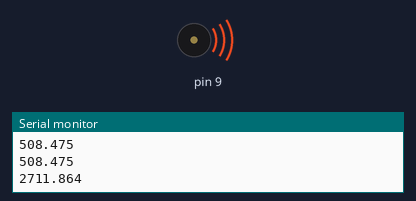
The sketch below on a simulated Arduino Uno, built with avr-gcc and run on an emulated ATmega328P. Shown: buzzer (waves = sounding), the last lines printed to the serial monitor.

Above: at 20.2 s.
At 25.4 s:
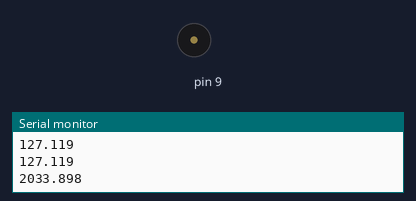
Timing chart, 0 to 26.9 s (numbered marks = the images above):
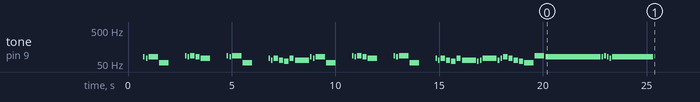

The sketch:

THE_FINAL_COUNTDOWN.ino
```cpp
/* UNIVERSIDADE FEDERAL RURAL DO SEMI-ARIDO
   CENTRO DE CIENCIAS EXATAS E NATURAIS - CCEN
   ===== FISICA, MUSICA E ROBÓTICA =====
   Musica: THE FINAL COUNTDOWN - Europe
   */

int b1 = 61, a1 = 55, c2 = 65, cS2 = 69, d2 = 73, dS2 = 78, e2 = 82, f2 = 87,
    fS2 = 93, g2 = 98, gS2 = 104, a2 = 110, aS2 = 117, b2 = 123;

// COMPASSO: 4/4
float andamento = 118;
// tempo do compasso(s) = 240 / andamento
float tempo = (240 / andamento) * 1000;

// notas na melodia:
int melodia[] = {
  0,e2,d2,e2,a1,        0,f2,e2,f2,e2,d2,
  0,f2,e2,f2,a1,        0,d2,c2,d2,c2,b1,d2,
    c2,e2,d2,e2,a1,     0,f2,e2,f2,e2,d2,
  0,f2,e2,f2,a1,        0,d2,c2,d2,c2,b1,d2,
    c2,b1,c2,d2,c2,d2,    e2,d2,c2,b1,a1,f2,
    e2,e2,f2,e2,d2,       e2
  /*
  g2*2,g2,g2,g2*2,fS2*2,f2*2,   e2*2,dS2*2,e2*2,0,gS2,cS2*2,c2*2,b2,
  aS2,a2,aS2,0,dS2,fS2,dS2,fS2, aS2,g2,aS2,d2*2,
  g2*2,g2,g2,g2*2,fS2*2,f2*2,   e2*2,dS2*2,e2*2,0,gS2,cS2*2,c2*2,b2,
  aS2,a2,aS2,0,dS2,fS2,dS2,aS2, g2,dS2,aS2,g2
  */
};

// duracoes das notas: 4 = quarto de tempo, 8 = oitavo de tempo, etc.:
float duracaoNotas[] = {
  2.75,16,16,4,4,          2.75,16,16,8,8,4,
  2.75,16,16,4,4,          2.75,16,16,8,8,8,8,
       2.75,16,16,4,4,          2.75,16,16,8,8,4,
  2.75,16,16,4,4,          2.75,16,16,8,8,8,8,
  2.75,16,16,2.75,16,16,        8,8,8,8,4,4,
       0.75,16,16,16,16,        1
  /*
  4,16/3,16,4,16/3,16,   16,16,8,8,8,4,16/3,16,
  16,16,8,8,8,4,16/3,16, 4,16/3,16,2,
  4,16/3,16,4,16/3,16,   16,16,8,8,8,4,16/3,16,
  16,16,8,8,8,4,16/3,16, 4,16/3,16,2
  */
};

void setup() {
  // itera as notas das melodias:
  Serial.begin(9600);
  for (int nota = 0; nota < 64; nota++) {
    // para calcular a duracao da nota, utilizaremos um segundo
    // dividido pelo tipo da nota.
    // ex. tempo = 1000:
    // quarto de tempo = 1000 / 4, oitavo de tempo = 1000/8, etc.
    float duracaoNota = tempo / (duracaoNotas[nota]);
    Serial.println(duracaoNota, 3);
    tone(9, melodia[nota], duracaoNota - 50);

    // para distinguir as notas, reduziremos o tempo de nota tocado,
    // porem o tempo até o próxima nota se manterá.
    int pausaEntreNotas = duracaoNota;
    delay(pausaEntreNotas);
    // parar a funcao tone:
    noTone(9);
  }
}
void loop() {  // nao precisa repetir a melodia.
  }
```
